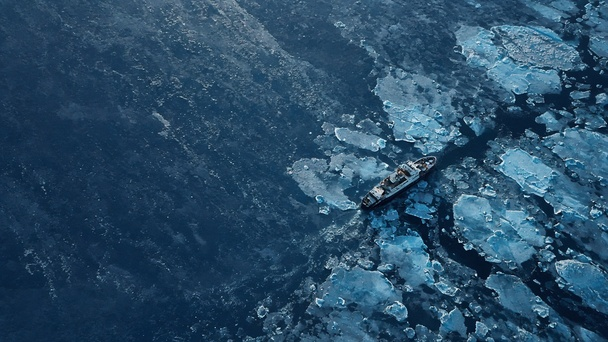
#> input picture assets/arctic_icebreaker_hero.jpg, 608 x 342 px, shrunk from 1280 x 720 before the run
$ python create_arctic_presentation_compact.py
#> lines starting #> are read from the running program, lines starting #| are printed output that depends on the picture
### create_arctic_presentation.py
from __future__ import annotations

import json
import math
from pathlib import Path
from urllib.request import urlopen

import matplotlib.pyplot as plt
from matplotlib.patches import Circle, Polygon
from pptx import Presentation
from pptx.dml.color import RGBColor
from pptx.enum.shapes import MSO_CONNECTOR, MSO_SHAPE
from pptx.enum.text import MSO_ANCHOR, PP_ALIGN
from pptx.util import Inches, Pt


ROOT = Path(__file__).resolve().parent
ASSETS = ROOT / "assets"
ASSETS.mkdir(exist_ok=True)

OUT = ROOT / "Militarisation_de_l_Arctique.pptx"
MAP_PATH = ASSETS / "carte_arctique.png"

W = 13.333
H = 7.5

NAVY = "071A2B"
NAVY_2 = "0B263B"
PANEL = "102F45"
PANEL_2 = "163C55"
ICE = "73D8FF"
CYAN = "2EBCE8"
BLUE = "3178C6"
WHITE = "F4F8FB"
MUTED = "AFC4D3"
MUTED_2 = "7895A8"
ORANGE = "FFB36B"
RED = "FF6B6B"
GREEN = "66D1A5"
YELLOW = "FFD166"
RUSSIA = "F06A6A"
LAND = "7892A4"
BLACK = "07131D"

FONT = "Inter"
FONT_FALLBACK = "Arial"


def rgb(hex_color: str) -> RGBColor:
    return RGBColor.from_string(hex_color.replace("#", ""))


# [242 lines left out: functions add_rect, add_circle, add_line, add_text, add_rich_text, add_paragraphs and 8 more, not called in this run]


def fetch_geojson():
    url = (
        "https://raw.githubusercontent.com/nvkelso/"
        "natural-earth-vector/master/geojson/ne_110m_admin_0_countries.geojson"
    )
    with urlopen(url, timeout=30) as response:
        return json.load(response)


# [23 lines left out: function draw_geo_ring, not called in this run]


def make_map():
    data = fetch_geojson()
    fig, ax = plt.subplots(figsize=(8, 8), dpi=220)
    fig.patch.set_alpha(0)
    ax.set_facecolor("none")

    ax.add_patch(Circle((0, 0), 1.015, facecolor="#0B2E43", edgecolor="#2B6682", lw=1.2))
    for lat, lw in [(80, 0.5), (70, 0.55), (60, 0.6), (50, 0.65)]:
        r = (90 - lat) / 52
        ax.add_patch(Circle((0, 0), r, fill=False, edgecolor="#2A5268", lw=lw, alpha=0.85))
    for lon in range(0, 360, 30):
        x, y = polar_xy(lon, 38)
        ax.plot([0, x], [0, y], color="#24485C", lw=0.45, zorder=1)

    fills = {"nato": "#2EBCE8", "russia": "#F06A6A", "other": "#7892A4"}
    for feature in data["features"]:
        name = feature["properties"].get("NAME", "")
        geom = feature["geometry"]
        if geom is None:
            continue
        cls = country_class(name)
        face = fills[cls]
        edge = "#D3E8F2" if cls != "other" else "#AABEC9"
        coords = geom["coordinates"]
        polygons = coords if geom["type"] == "MultiPolygon" else [coords]
        for polygon in polygons:
            if not polygon:
                continue
            draw_geo_ring(ax, polygon[0], face, edge)

    # Northern Sea Route, schematic.
    nsr = [
        (32, 70),
        (55, 73),
        (85, 76),
        (115, 76),
        (145, 73),
        (170, 67),
    ]
    pts = [polar_xy(lon, lat) for lon, lat in nsr]
    ax.plot(
        [p[0] for p in pts],
        [p[1] for p in pts],
        color="#FFD166",
        lw=2.1,
        zorder=8,
    )

    locations = {
        "KOLA": (34, 69, "#FFFFFF"),
        "GROENLAND": (-42, 72, "#FFFFFF"),
        "BÉRING": (178, 66, "#FFFFFF"),
    }
    for label, (lon, lat, color) in locations.items():
        x, y = polar_xy(lon, lat)
        ax.scatter([x], [y], s=15, c=color, zorder=10)
        ax.text(
            x + 0.035,
            y + 0.025,
            label,
            fontsize=6.8,
            color=color,
            fontweight="bold",
            family="DejaVu Sans",
            zorder=10,
        )

    ax.text(
        0.17,
        -0.42,
        "Route maritime du Nord",
        fontsize=6.5,
        color="#FFD166",
        family="DejaVu Sans",
        zorder=10,
        rotation=-16,
    )

    ax.set_xlim(-1.08, 1.08)
    ax.set_ylim(-1.08, 1.08)
    ax.set_aspect("equal")
    ax.axis("off")
    plt.tight_layout(pad=0)
    fig.savefig(MAP_PATH, transparent=True, bbox_inches="tight", pad_inches=0.02)
    plt.close(fig)


# [732 lines left out: functions add_chevron, add_source_link, build_presentation, not called in this run]


# [2 lines that do not run on import are left out]

### create_arctic_presentation_compact.py
from pathlib import Path

from PIL import Image, ImageEnhance, ImageFilter
from pptx import Presentation
from pptx.enum.shapes import MSO_SHAPE
from pptx.enum.text import MSO_ANCHOR, PP_ALIGN
from pptx.util import Inches

from create_arctic_presentation import (
    CYAN,
    GREEN,
    ICE,
    MAP_PATH,
    MUTED,
    MUTED_2,
    NAVY,
    NAVY_2,
    ORANGE,
    PANEL,
    PANEL_2,
    RED,
    RUSSIA,
    WHITE,
    YELLOW,
    add_circle,
    add_footer,
    add_line,
    add_notes,
    add_pill,
    add_rect,
    add_rich_text,
    add_text,
    make_map,
    rgb,
)


ROOT = Path(__file__).resolve().parent
ASSETS = ROOT / "assets"
OUT = ROOT / "Militarisation_Arctique_5_Slides_Complete.pptx"

HERO = ASSETS / "arctic_icebreaker_hero.jpg"
QUESTIONS = ASSETS / "arctic_questions_background.jpg"
HERO_DARK = ASSETS / "arctic_icebreaker_hero_dark.jpg"
QUESTIONS_DARK = ASSETS / "arctic_questions_background_dark.jpg"

W = 13.333
H = 7.5


def prepare_image(source: Path, target: Path, brightness: float, navy_overlay: int):
#> called with brightness = 0.68, navy_overlay = 20
    image = Image.open(source).convert("RGB")
#> image is the input picture: PIL image 608x342 RGB; mean R, G, B 41.4, 76.2, 102.9
    image = ImageEnhance.Brightness(image).enhance(brightness)
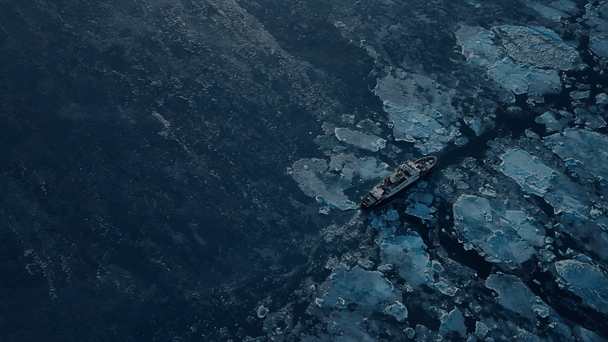
#> image: PIL image 608x342 RGB; mean R, G, B 27.6, 51.4, 69.5
    overlay = Image.new("RGB", image.size, f"#{NAVY}")
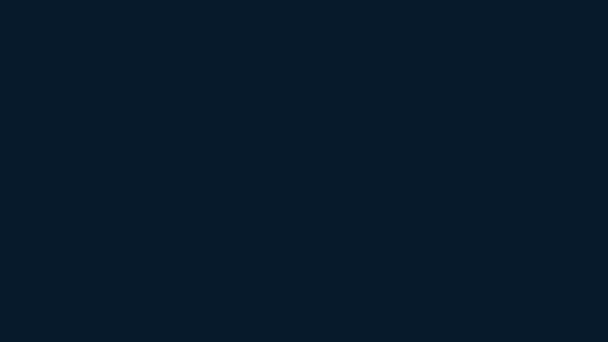
#> overlay: PIL image 608x342 RGB; mean R, G, B 7, 26, 43
    image = Image.blend(image, overlay, navy_overlay / 100)
    image = image.filter(ImageFilter.GaussianBlur(radius=0.18))
    image.save(target, quality=94, optimize=True)


def prepare_assets():
    if not HERO.exists() or not QUESTIONS.exists():
        raise FileNotFoundError(
            "Les images sources doivent être placées dans assets/ avant génération."
        )
    prepare_image(HERO, HERO_DARK, 0.68, 20)
    prepare_image(QUESTIONS, QUESTIONS_DARK, 0.58, 28)
#> call 2 of prepare_image, with brightness = 0.58, navy_overlay = 28
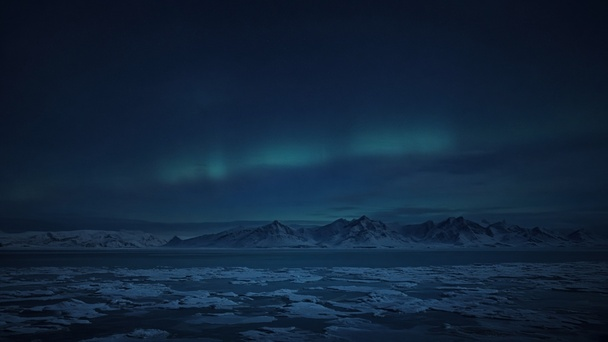
#> input picture assets/arctic_questions_background.jpg, 608 x 342 px, shrunk from 1280 x 720 before the run
#> in prepare_image, image is the input picture: PIL image 608x342 RGB; mean R, G, B 17, 36.8, 58.9
#> in prepare_image (call 2), `image = ImageEnhance.Brightness(image).enhance(brightness)`:
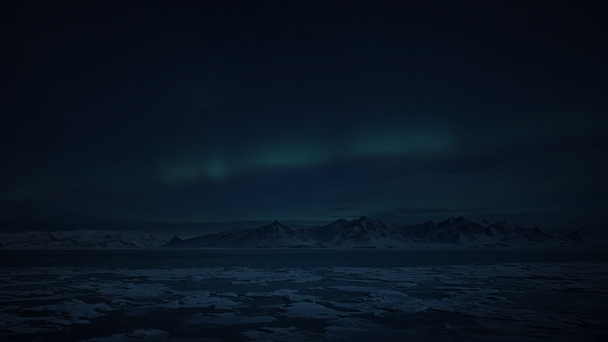
#> image: PIL image 608x342 RGB; mean R, G, B 9.3, 20.9, 33.7
    make_map()
#> (the call stopped at in fetch_geojson, `with urlopen(url, timeout=30) as response:`: the network is not available in this run)


def set_bg(slide, color=NAVY):
    slide.background.fill.solid()
    slide.background.fill.fore_color.rgb = rgb(color)


def add_full_image(slide, path):
    slide.shapes.add_picture(str(path), 0, 0, width=Inches(W), height=Inches(H))


# [13 lines left out: function add_slide_number, not called in this run]


def add_kicker(slide, number, text):
    add_pill(slide, f"{number:02d} · {text}", 0.62, 0.42, max(1.62, len(text) * 0.08 + 0.74))
    add_slide_number(slide, number)


def add_photo_credit(slide, text):
    add_text(slide, text, 9.55, 6.92, 3.18, 0.18, 7, MUTED_2, align=PP_ALIGN.RIGHT)


# [24 lines left out: functions add_icon_route, add_icon_radar, not called in this run]


def build():
    prepare_assets()

    prs = Presentation()
    prs.slide_width = Inches(W)
    prs.slide_height = Inches(H)
    blank = prs.slide_layouts[6]

    # 1 — Hero cover
    slide = prs.slides.add_slide(blank)
    add_full_image(slide, HERO_DARK)
    add_rect(slide, 0, 0, 6.55, 7.5, NAVY, radius=False)
    add_pill(slide, "EXPOSÉ · 2026", 0.68, 0.62, 1.55)
    add_text(slide, "LA MILITARISATION", 0.68, 1.72, 5.9, 0.62, 32, WHITE, True)
    add_text(slide, "DE L’ARCTIQUE", 0.68, 2.35, 5.8, 0.72, 38, ICE, True)
    add_line(slide, 0.7, 3.42, 2.2, 3.42, ICE, 3)
    add_text(
        slide,
        "Climat  ·  puissance  ·  sécurité",
        0.7,
        3.78,
        4.8,
        0.38,
        15,
        WHITE,
        True,
    )
    add_text(
        slide,
        "Une nouvelle frontière stratégique ?",
        0.7,
        4.42,
        4.95,
        0.42,
        17,
        MUTED,
    )
    add_text(slide, "FORMAT COURT", 0.7, 6.65, 2.0, 0.22, 9, MUTED_2, True)
    add_photo_credit(slide, "Illustration éditoriale générée · sans valeur documentaire")
    add_notes(
        slide,
        """
        Bonjour. Aujourd’hui, je vais présenter la militarisation de l’Arctique.
        La question centrale est simple : la fonte des glaces transforme-t-elle
        cette région en nouvelle frontière stratégique ?
        Nous allons voir pourquoi l’Arctique attire les puissances,
        qui y renforce sa présence, puis où se situent les principaux risques.
        """,
    )

    # 2 — Why now?
    slide = prs.slides.add_slide(blank)
    add_full_image(slide, HERO_DARK)
    add_rect(slide, 0, 0, 7.42, 7.5, NAVY, radius=False)
    add_kicker(slide, 2, "POURQUOI MAINTENANT ?")
    add_text(slide, "L’espace s’ouvre.", 0.65, 1.2, 6.2, 0.62, 31, WHITE, True)
    add_text(slide, "La compétition suit.", 0.65, 1.82, 6.2, 0.62, 31, ICE, True)
    add_text(
        slide,
        "Le climat rend la région plus accessible —\npas plus facile à contrôler.",
        0.67,
        2.74,
        5.85,
        0.72,
        15,
        MUTED,
    )

    cards = [
        ("−12,1 %", "BANQUISE", "par décennie\ndepuis 1979", ICE),
        ("ROUTES", "ACCÈS", "passages plus longs\nchaque été", ORANGE),
        ("ALERTE", "DÉFENSE", "sous-marins, radars\net aviation", RED),
    ]
    for i, (big, title, small, color) in enumerate(cards):
        x = 0.66 + i * 2.16
        add_rect(slide, x, 4.05, 1.92, 1.78, PANEL, radius=True)
        add_circle(slide, x + 0.22, 4.3, 0.2, color)
        add_text(slide, big, x + 0.22, 4.69, 1.52, 0.33, 16, WHITE, True)
        add_text(slide, title, x + 0.22, 5.13, 1.48, 0.22, 9, color, True)
        add_text(slide, small, x + 0.22, 5.39, 1.48, 0.4, 8, MUTED)

    add_rect(slide, 8.17, 4.78, 4.1, 1.06, NAVY_2, radius=True)
    add_rich_text(
        slide,
        [
            ("CLIMAT ", ICE, True),
            ("→ ", MUTED, True),
            ("ACCÈS ", ORANGE, True),
            ("→ ", MUTED, True),
            ("PUISSANCE", RED, True),
        ],
        8.46,
        5.15,
        3.5,
        0.27,
        13,
        align=PP_ALIGN.CENTER,
    )
    add_text(
        slide,
        "La fonte des glaces crée une opportunité ;\nla rivalité transforme cette opportunité en enjeu militaire.",
        8.35,
        6.02,
        3.75,
        0.5,
        10,
        WHITE,
        True,
        align=PP_ALIGN.CENTER,
    )
    add_footer(slide, "Source : NSIDC, minimum de banquise 2025.", 2)
    add_photo_credit(slide, "Illustration générée")
    add_notes(
        slide,
        """
        Pourquoi maintenant ? D’abord à cause du climat.
        Depuis 1979, le minimum de banquise de septembre diminue de 12,1 % par décennie.
        Cela rend certaines routes et certaines zones plus accessibles pendant une partie de l’année.
        Mais l’Arctique reste très difficile : froid, distance, manque de ports et secours limités.
        Son importance militaire vient surtout de l’alerte avancée,
        des sous-marins nucléaires et de la liaison entre Atlantique et Pacifique.
        """,
    )

    # 3 — Actors
    slide = prs.slides.add_slide(blank)
    set_bg(slide)
    add_kicker(slide, 3, "QUI MILITARISE ?")
    add_text(slide, "Un face-à-face asymétrique", 0.62, 1.16, 7.0, 0.56, 29, WHITE, True)
    add_rich_text(
        slide,
        [("7 / 8 ", ICE, True), ("États arctiques sont membres de l’OTAN", MUTED, False)],
        0.65,
        1.78,
        5.6,
        0.34,
        14,
    )
    add_rect(slide, 0.55, 2.27, 7.13, 4.57, NAVY_2, radius=True)
    slide.shapes.add_picture(str(MAP_PATH), Inches(0.68), Inches(2.3), width=Inches(4.58))
    add_pill(slide, "OTAN", 5.18, 2.58, 0.82, fill=CYAN, color=NAVY)
    add_pill(slide, "RUSSIE", 6.09, 2.58, 1.02, fill=RUSSIA, color=NAVY)
    add_text(
        slide,
        "Carte schématique",
        5.18,
        3.08,
        1.95,
        0.22,
        8,
        MUTED_2,
    )

    actors = [
        (
            "RUSSIE",
            "Kola · SNLE · déni d’accès",
            "Protège sa dissuasion et contrôle sa façade nord.",
            RED,
            "BASTION",
        ),
        (
            "OTAN",
            "continuité · surveillance · renforts",
            "Sept États arctiques alliés depuis 2024.",
            ICE,
            "ALLIANCE",
        ),
        (
            "CHINE",
            "science · routes · influence",
            "Acteur non riverain, présence militaire limitée.",
            ORANGE,
            "ACCÈS",
        ),
    ]
    for i, (name, line, detail, color, tag) in enumerate(actors):
        y = 2.28 + i * 1.42
        add_rect(slide, 8.03, y, 4.68, 1.28, PANEL, radius=True)
        add_circle(slide, 8.35, y + 0.28, 0.55, color)
        add_text(
            slide,
            name[0],
            8.35,
            y + 0.43,
            0.55,
            0.2,
            10,
            NAVY,
            True,
            align=PP_ALIGN.CENTER,
        )
        add_text(slide, name, 9.13, y + 0.22, 1.2, 0.28, 13, color, True)
        add_pill(slide, tag, 11.25, y + 0.19, 1.04, fill=NAVY_2, color=MUTED, size=8)
        add_text(slide, line, 9.13, y + 0.58, 3.1, 0.22, 9, WHITE, True)
        add_text(slide, detail, 9.13, y + 0.84, 3.1, 0.3, 8, MUTED)

    add_rect(slide, 8.03, 6.55, 4.68, 0.3, PANEL_2, radius=True)
    add_text(
        slide,
        "La Chine influence l’équilibre — sans parité militaire.",
        8.15,
        6.61,
        4.42,
        0.17,
        8,
        MUTED,
        align=PP_ALIGN.CENTER,
    )
    add_footer(slide, "Sources : OTAN, 2026 ; DoD, 2024 ; CSIS.", 3)
    add_notes(
        slide,
        """
        Trois acteurs structurent le rapport de force.
        La Russie possède la plus longue façade arctique et protège autour de Kola
        ses sous-marins nucléaires : c’est la logique du bastion.
        L’OTAN bénéficie désormais d’une continuité géographique :
        sept des huit États arctiques sont alliés depuis les adhésions finlandaise et suédoise.
        La Chine cherche surtout l’accès aux routes, à la science et aux ressources.
        Son influence augmente, mais elle n’a ni côte arctique ni présence militaire comparable.
        """,
    )

    # 4 — Hotspots
    slide = prs.slides.add_slide(blank)
    set_bg(slide)
    add_kicker(slide, 4, "OÙ EST LE RISQUE ?")
    add_text(slide, "Trois points chauds", 0.62, 1.16, 6.2, 0.56, 29, WHITE, True)
    add_text(
        slide,
        "Un incident local peut produire une réaction régionale.",
        0.65,
        1.75,
        6.4,
        0.32,
        13,
        MUTED,
    )

    hotspots = [
        (
            "01",
            "KOLA · GIUK",
            "Sous-marins & renforts",
            "Zone des SNLE russes et route des forces alliées.",
            RED,
        ),
        (
            "02",
            "GROENLAND",
            "Alerte & espace",
            "Radars, satellites et accès à l’Amérique du Nord.",
            ICE,
        ),
        (
            "03",
            "BÉRING · NSR",
            "Routes & zone grise",
            "Navigation, contrôle russe et présence chinoise.",
            ORANGE,
        ),
    ]
    for i, (num, title, desc, detail, color) in enumerate(hotspots):
        x = 0.63 + i * 4.13
        add_rect(slide, x, 2.35, 3.78, 2.8, PANEL, radius=True)
        add_pill(slide, num, x + 0.25, 2.62, 0.58, fill=color, color=NAVY)
        if i == 0:
            add_circle(slide, x + 1.25, 3.18, 0.96, NAVY_2, line=color, line_width=2)
            add_circle(slide, x + 1.52, 3.45, 0.42, color)
            add_line(slide, x + 2.18, 3.66, x + 3.13, 3.66, color, 2.2)
        elif i == 1:
            add_icon_radar(slide, x + 1.2, 3.14, color)
        else:
            add_icon_route(slide, x + 1.25, 3.57, color)
        add_text(slide, title, x + 0.25, 4.03, 3.28, 0.28, 12, color, True, align=PP_ALIGN.CENTER)
        add_text(slide, desc, x + 0.25, 4.36, 3.28, 0.25, 10, WHITE, True, align=PP_ALIGN.CENTER)
        add_text(slide, detail, x + 0.42, 4.67, 2.94, 0.34, 8, MUTED, align=PP_ALIGN.CENTER)

    add_rect(slide, 0.63, 5.55, 12.03, 0.97, NAVY_2, radius=True, line=PANEL_2)
    chain = [("INCIDENT", RED), ("PERCEPTION", ORANGE), ("RIPOSTE", ICE)]
    for i, (label, color) in enumerate(chain):
        x = 1.08 + i * 3.96
        add_text(slide, label, x, 5.89, 2.25, 0.24, 12, color, True, align=PP_ALIGN.CENTER)
        if i < 2:
            shape = slide.shapes.add_shape(
                MSO_SHAPE.CHEVRON,
                Inches(x + 2.56),
                Inches(5.82),
                Inches(0.48),
                Inches(0.4),
            )
            shape.fill.solid()
            shape.fill.fore_color.rgb = rgb(MUTED_2)
            shape.line.fill.background()
    add_text(
        slide,
        "Le risque principal : l’escalade involontaire.",
        0.65,
        6.72,
        12.0,
        0.27,
        12,
        WHITE,
        True,
        align=PP_ALIGN.CENTER,
    )
    add_footer(slide, "Synthèse : OTAN, Conseil de l’Arctique, DoD.", 4)
    add_notes(
        slide,
        """
        Les risques se concentrent dans trois zones.
        Autour de Kola et du passage GIUK, l’enjeu est nucléaire et maritime.
        Au Groenland, ce sont l’alerte avancée, les satellites et l’accès aux infrastructures.
        Dans le détroit de Béring et sur la route maritime du Nord,
        le danger vient des patrouilles, du brouillage et des actions de zone grise.
        Le scénario le plus probable n’est pas une guerre planifiée,
        mais un incident mal interprété, suivi d’une réaction trop rapide.
        """,
    )

    # 5 — Questions
    slide = prs.slides.add_slide(blank)
    add_full_image(slide, QUESTIONS_DARK)
    add_rect(slide, 0, 0, 5.05, 7.5, NAVY, radius=False)
    add_pill(slide, "05 · DISCUSSION", 0.65, 0.52, 1.55)
    add_text(slide, "QUESTIONS ?", 0.65, 1.35, 4.1, 0.7, 37, ICE, True)
    add_text(slide, "À vous de débattre.", 0.67, 2.13, 3.7, 0.38, 15, MUTED)
    questions = [
        ("01", "La dissuasion rend-elle\nl’Arctique plus sûr ?"),
        ("02", "L’OTAN protège-t-elle\nou accélère-t-elle l’escalade ?"),
        ("03", "Peut-on coopérer sur le climat\ntout en rivalisant militairement ?"),
    ]
    for i, (num, text) in enumerate(questions):
        y = 2.9 + i * 1.18
        add_circle(slide, 0.68, y, 0.45, ICE if i == 0 else ORANGE if i == 1 else GREEN)
        add_text(
            slide,
            num,
            0.68,
            y + 0.12,
            0.45,
            0.2,
            9,
            NAVY,
            True,
            align=PP_ALIGN.CENTER,
        )
        add_text(slide, text, 1.38, y - 0.02, 3.15, 0.67, 14, WHITE, True)
    add_text(slide, "MERCI", 0.68, 6.73, 1.3, 0.24, 10, MUTED_2, True)
    add_photo_credit(slide, "Illustration éditoriale générée · sans valeur documentaire")
    add_notes(
        slide,
        """
        Pour terminer, je vous propose trois questions.
        Premièrement, la dissuasion rend-elle réellement l’Arctique plus sûr ?
        Deuxièmement, le renforcement de l’OTAN protège-t-il la région
        ou accélère-t-il le dilemme de sécurité ?
        Enfin, peut-on encore coopérer sur le climat, la recherche et le secours
        tout en étant en rivalité militaire ?
        Merci pour votre attention.
        """,
    )

    props = prs.core_properties
    props.title = "La militarisation de l’Arctique — version enrichie"
    props.subject = "Exposé visuel en 5 diapositives avec explications"
    props.author = "Cursor"
    props.comments = "Version sombre et visuelle avec texte explicatif et notes du présentateur."
    prs.save(OUT)
    print(f"Created: {OUT}")
    print(f"Slides: {len(prs.slides)}")


if __name__ == "__main__":
    build()
#> (the call stopped at in build, `prs = Presentation()`: pptx is not available in this run)
